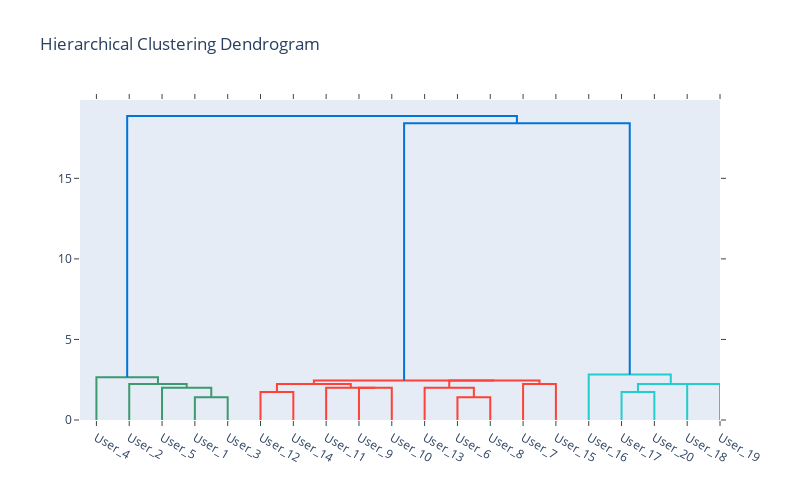

The cell this chart's notebook holds for it:
### Markdown cell above
`SINGLE` linkage method
- shortest distance between any two points in the two clusters

### Code cell
# Hierarchical clustering - SINGLE
linkage_matrix = linkage(explicit_matrix, method='single', metric='euclidean')

# Dendrogram
plt.figure(figsize=(20, 10))
dendrogram(linkage_matrix, labels=explicit_matrix.index, orientation='top', distance_sort='ascending', show_leaf_counts=True)
plt.title('Hierarchical Clustering Dendrogram')
plt.xlabel('Users')
plt.ylabel('Distance')
plt.show()

fig = ff.create_dendrogram(explicit_matrix.values, orientation='bottom', labels=explicit_matrix.index, linkagefun=lambda x: linkage_matrix)
fig.update_layout(width=800, height=500, title='Hierarchical Clustering Dendrogram')
fig.show()

### Figure 1 — Plotly figure (JSON) as saved in the notebook; plotly's stock layout.template omitted (floating-point values rounded to 4 significant figures)
{"data": [{"hoverinfo": "text", "marker": {"color": "rgb(61,153,112)"}, "mode": "lines", "type": "scatter", "x": [35, 35, 45, 45], "xaxis": "x", "y": [0, 1.414, 1.414, 0], "yaxis": "y"}, {"hoverinfo": "text", "marker": {"color": "rgb(61,153,112)"}, "mode": "lines", "type": "scatter", "x": [25, 25, 40, 40], "xaxis": "x", "y": [0, 2, 2, 1.414], "yaxis": "y"}, {"hoverinfo": "text", "marker": {"color": "rgb(61,153,112)"}, "mode": "lines", "type": "scatter", "x": [15, 15, 32.5, 32.5], "xaxis": "x", "y": [0, 2.236, 2.236, 2], "yaxis": "y"}, {"hoverinfo": "text", "marker": {"color": "rgb(61,153,112)"}, "mode": "lines", "type": "scatter", "x": [5, 5, 23.75, 23.75], "xaxis": "x", "y": [0, 2.646, 2.646, 2.236], "yaxis": "y"}, {"hoverinfo": "text", "marker": {"color": "rgb(255,65,54)"}, "mode": "lines", "type": "scatter", "x": [55, 55, 65, 65], "xaxis": "x", "y": [0, 1.732, 1.732, 0], "yaxis": "y"}, {"hoverinfo": "text", "marker": {"color": "rgb(255,65,54)"}, "mode": "lines", "type": "scatter", "x": [85, 85, 95, 95], "xaxis": "x", "y": [0, 2, 2, 0], "yaxis": "y"}, {"hoverinfo": "text", "marker": {"color": "rgb(255,65,54)"}, "mode": "lines", "type": "scatter", "x": [75, 75, 90, 90], "xaxis": "x", "y": [0, 2, 2, 2], "yaxis": "y"}, {"hoverinfo": "text", "marker": {"color": "rgb(255,65,54)"}, "mode": "lines", "type": "scatter", "x": [60, 60, 82.5, 82.5], "xaxis": "x", "y": [1.732, 2.236, 2.236, 2], "yaxis": "y"}, {"hoverinfo": "text", "marker": {"color": "rgb(255,65,54)"}, "mode": "lines", "type": "scatter", "x": [115, 115, 125, 125], "xaxis": "x", "y": [0, 1.414, 1.414, 0], "yaxis": "y"}, {"hoverinfo": "text", "marker": {"color": "rgb(255,65,54)"}, "mode": "lines", "type": "scatter", "x": [105, 105, 120, 120], "xaxis": "x", "y": [0, 2, 2, 1.414], "yaxis": "y"}, {"hoverinfo": "text", "marker": {"color": "rgb(255,65,54)"}, "mode": "lines", "type": "scatter", "x": [135, 135, 145, 145], "xaxis": "x", "y": [0, 2.236, 2.236, 0], "yaxis": "y"}, {"hoverinfo": "text", "marker": {"color": "rgb(255,65,54)"}, "mode": "lines", "type": "scatter", "x": [112.5, 112.5, 140, 140], "xaxis": "x", "y": [2, 2.449, 2.449, 2.236], "yaxis": "y"}, {"hoverinfo": "text", "marker": {"color": "rgb(255,65,54)"}, "mode": "lines", "type": "scatter", "x": [71.25, 71.25, 126.2, 126.2], "xaxis": "x", "y": [2.236, 2.449, 2.449, 2.449], "yaxis": "y"}, {"hoverinfo": "text", "marker": {"color": "rgb(35,205,205)"}, "mode": "lines", "type": "scatter", "x": [165, 165, 175, 175], "xaxis": "x", "y": [0, 1.732, 1.732, 0], "yaxis": "y"}, {"hoverinfo": "text", "marker": {"color": "rgb(35,205,205)"}, "mode": "lines", "type": "scatter", "x": [185, 185, 195, 195], "xaxis": "x", "y": [0, 2.236, 2.236, 0], "yaxis": "y"}, {"hoverinfo": "text", "marker": {"color": "rgb(35,205,205)"}, "mode": "lines", "type": "scatter", "x": [170, 170, 190, 190], "xaxis": "x", "y": [1.732, 2.236, 2.236, 2.236], "yaxis": "y"}, {"hoverinfo": "text", "marker": {"color": "rgb(35,205,205)"}, "mode": "lines", "type": "scatter", "x": [155, 155, 180, 180], "xaxis": "x", "y": [0, 2.828, 2.828, 2.236], "yaxis": "y"}, {"hoverinfo": "text", "marker": {"color": "rgb(0,116,217)"}, "mode": "lines", "type": "scatter", "x": [98.75, 98.75, 167.5, 167.5], "xaxis": "x", "y": [2.449, 18.41, 18.41, 2.828], "yaxis": "y"}, {"hoverinfo": "text", "marker": {"color": "rgb(0,116,217)"}, "mode": "lines", "type": "scatter", "x": [14.38, 14.38, 133.1, 133.1], "xaxis": "x", "y": [2.646, 18.87, 18.87, 18.41], "yaxis": "y"}], "layout": {"autosize": false, "height": 500, "hovermode": "closest", "showlegend": false, "title": {"text": "Hierarchical Clustering Dendrogram"}, "width": 800, "xaxis": {"mirror": "allticks", "rangemode": "tozero", "showgrid": false, "showline": true, "showticklabels": true, "tickmode": "array", "ticks": "outside", "ticktext": ["User_4", "User_2", "User_5", "User_1", "User_3", "User_12", "User_14", "User_11", "User_9", "User_10", "User_13", "User_6", "User_8", "User_7", "User_15", "User_16", "User_17", "User_20", "User_18", "User_19"], "tickvals": [5, 15, 25, 35, 45, 55, 65, 75, 85, 95, 105, 115, 125, 135, 145, 155, 165, 175, 185, 195], "type": "linear", "zeroline": false}, "yaxis": {"mirror": "allticks", "rangemode": "tozero", "showgrid": false, "showline": true, "showticklabels": true, "ticks": "outside", "type": "linear", "zeroline": false}}}
